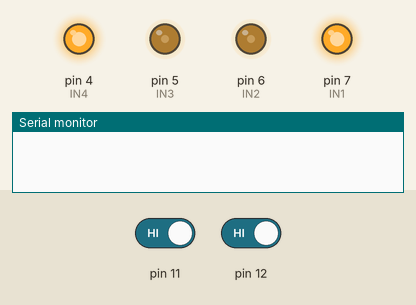
This sketch was run on a simulated Arduino Uno, built with avr-gcc and run on an emulated ATmega328P. Parts: output pins drawn as LEDs (lit = HIGH), the last lines printed to the serial monitor. Inputs (shaded band) come from the test bench; at power-on: pin 11 HIGH, pin 12 HIGH.

Above: at 1.2 s.
1.3 s: pin 11 driven LOW
At 2.4 s:
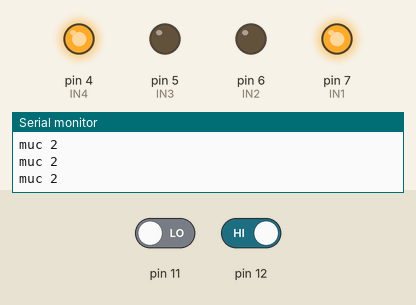
3.0 s: pin 12 driven LOW
At 3.8 s:
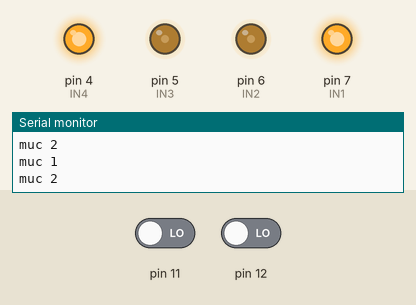
4.8 s: pin 12 driven HIGH
At 6.4 s:
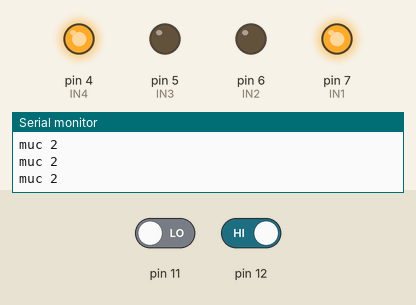
Timing chart, 0 to 7.9 s (numbered marks = the images above; inputs shaded):
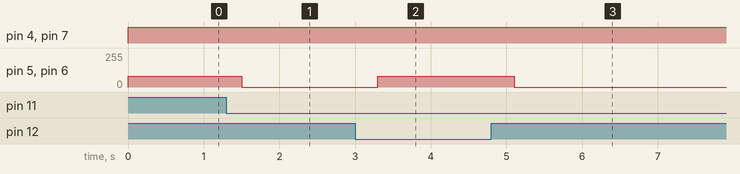

Measured:
- after the input at 1.3 s, pin 5 (IN3), pin 6 (IN2): 80/255 → 0/255 after 0.20 s
- after the input at 3.0 s, pin 5 (IN3), pin 6 (IN2): 0/255 → 80/255 after 0.30 s
- after the input at 4.8 s, pin 5 (IN3), pin 6 (IN2): 80/255 → 0/255 after 0.30 s

The sketch:

maylockhongkhi.ino
```cpp
#define IN1 7
#define IN2 6
#define IN3 5
#define IN4 4

int i;
int a,b;
void setup()
{
  pinMode(IN1, OUTPUT);
  pinMode(IN2, OUTPUT);
  pinMode(IN3, OUTPUT);
  pinMode(IN4, OUTPUT);
  pinMode(13,INPUT);
  pinMode(12,INPUT);
  Serial.begin(9600);
}

void loop()
{
    if(digitalRead(11)==0) {
    a=1;
    Serial.println("muc 2");
    delay(200);
  }
    if(digitalRead(12)==0) {
    a=0;
    Serial.println("muc 1");
    delay(200);
  }

  if(a==0){
    muc1();
  }
  if(a==1){
    muc2();
  }
}
void muc1(){
  digitalWrite(IN1,1);
  analogWrite(IN2,80);
  digitalWrite(IN4,1);
  analogWrite(IN3,80);
}
void muc2(){
  digitalWrite(IN1,1);
  analogWrite(IN2,0);
  digitalWrite(IN4,1);
  analogWrite(IN3,0);
}
```
